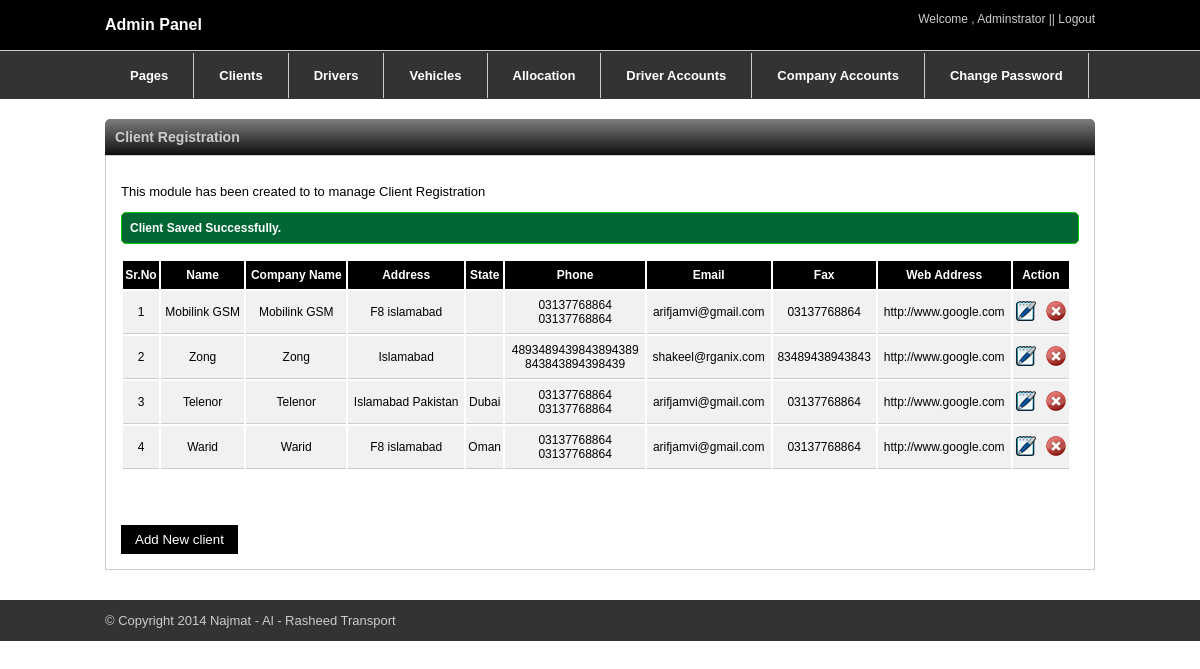
Screenshot of /admin/client.php?msg2=ssuccess (signed in) with the database file from the repository.
### tables this page shows
CREATE TABLE IF NOT EXISTS `clients` (
  `id` int(11) NOT NULL AUTO_INCREMENT,
  `name` varchar(255) NOT NULL,
  `company_name` varchar(255) NOT NULL,
  `address` varchar(255) NOT NULL,
  `state` varchar(255) NOT NULL,
  `phone1` varchar(255) NOT NULL,
  `phone2` varchar(255) NOT NULL,
  `fax` varchar(255) NOT NULL,
  `email` varchar(255) NOT NULL,
  `url` varchar(255) NOT NULL,
  `company_logo` varchar(255) NOT NULL,
  PRIMARY KEY (`id`)
);

### admin/client.php (the view, shortened to what this page needs)
<?php
include("themes/header.php");
 ?>
<br />
<div class="container">
<div class="titleheader">
<h3>Client Registration</h3>
</div>
<div class="outer-container">
<p class="text">This module has been created to to manage Client Registration</p>
<?php if(isset($_GET['msg2'])=="ssuccess"){ ?>
<div class="n_ok"><p>Client Saved Successfully.</p></div>
<?php }?>
<table class="listing" style="width:950px;">
<tr>
<th>Sr.No</th>
<th>Name</th>
<th>Company Name</th>
<th>Address</th>
<th>State</th>
<th>Phone</th>
<th>Email</th>
<th>Fax</th>
<th>Web Address</th>
<th>Action</th>
</tr>
<?php
$max = 10;
if(isset($_GET['pg'])){
$p = $_GET['pg'];
}
else
{
$p = 1;
}
$limits = (int)($p - 1) * $max;
$q1="select * from clients limit " . $limits . "," . $max;
$result=mysql_query($q1);
if(mysql_num_rows($result)>0)
{
$count=1;
while($row=mysql_fetch_array($result))
{
?>
<tr>
<td align="center"><?php echo $count++; ?></td>
<td><?php echo $row['name']; ?></td>
<td><?php echo $row['company_name']; ?></td>
<td><?php echo $row['address']; ?></td>
<td><?php echo $row['state']; ?></td>
<td><?php echo $row['phone1']; ?><br /><?php echo $row['phone2']; ?></td>
<td><?php echo $row['email']; ?></td>
<td><?php echo $row['fax']; ?></td>
<td><?php echo $row['url']; ?></td>
<td>
<a href="edit_client.php?id=<?php echo $row['id']; ?>" title="Edit"><img src="images/edit.png" alt="EDIT"></a>&nbsp;&nbsp;
<a href="del_client.php?id=<?php echo $row['id']; ?>" title="Delete"><img src="images/delete.png" alt="DELETE"></a>
</td>
</tr>
<?php }$count++;} ?>
</table>
<div class="pagination">
</div>
<a href="add_client.php"><input type="button" name="sumit" class="add" value="Add New client" ></a>
</div>
</div>
<br />
<br />
<?php include("themes/footer.php"); ?>

### admin/css/style.css (style rules this page uses)
input { outline: none; }
body { margin:0px; padding:0px; }
.container { margin:0 auto; width:990px; }
.titleheader h3 { margin:0px; padding:10px; }
.titleheader { float: left; width: 100%; font-family: arial; font-size: 12px; background: #7d7e7d; background: -moz-linear-gradient(top, #7d7e7d 0%, #0e0e0e 100%); background: -webkit-gradient(linear, left top, left bottom, color-stop(0%,#7d7e7d), color-stop(100%,#0e0e0e)); background: -webkit-linear-gradient(top, #7d7e7d 0%,#0e0e0e 100%); background: -o-linear-gradient(top, #7d7e7d 0%,#0e0e0e 100%); background: -ms-linear-gradient(top, #7d7e7d 0%,#0e0e0e 100%); background: linear-gradient(to bottom, #7d7e7d 0%,#0e0e0e 100%); filter: progid:DXImageTransform.Microsoft.gradient( startColorstr='#7d7e7d', endColorstr='#0e0e0e',GradientType=0 ); border-top-right-radius:5px; border-top-left-radius:5px; color: #ccc; margin-top: 20px; }
.outer-container { float: left; width: 958px; background-color: #fff; border: 1px solid #ccc; padding: 15px; margin-bottom: 20px; }
.text { font-family:arial; font-size:13px; }
th { background-color:#000000; font-family:Arial, Helvetica, sans-serif; color:#fff; font-size:12px; font-weight:bold; padding-top: 7px; padding-bottom: 7px; }
td { font-family: Arial, Helvetica, sans-serif; font-size: 12px; text-align: center; padding-top: 7px; padding-bottom: 7px; border-bottom: 1px solid #ccc; background-color: #f1f1f1; }
.add { background-color: #000; padding: 7px 14px; color: #fff; border: none; margin-top: 20px; }
.pagination { margin: 5px auto; padding: 12px 0; text-align: center; }
.n_ok { background: none repeat scroll 0 0 #006633; border: 1px solid #00CC00; border-radius: 5px; font-family: Arial,Helvetica,sans-serif; font-size: 12px; font-weight: bold; padding: 8px; margin-bottom:15px; }
.n_ok p { margin:0px; color:#FFFFFF; }

### rows the page displays
clients: name "Mobilink GSM", company_name "Mobilink GSM", address "F8 islamabad", phone1 "03137768864", phone2 "03137768864", email "arifjamvi@gmail.com", fax "03137768864", url "http://www.google.com"
clients: name "Zong", company_name "Zong", address "Islamabad", phone1 "4893489439843894389", phone2 "843843894398439", email "shakeel@rganix.com", fax "83489438943843", url "http://www.google.com"
clients: name "Telenor", company_name "Telenor", address "Islamabad Pakistan", state "Dubai", phone1 "03137768864", phone2 "03137768864", email "arifjamvi@gmail.com", fax "03137768864", url "http://www.google.com"
clients: name "Warid", company_name "Warid", address "F8 islamabad", state "Oman", phone1 "03137768864", phone2 "03137768864", email "arifjamvi@gmail.com", fax "03137768864", url "http://www.google.com"
